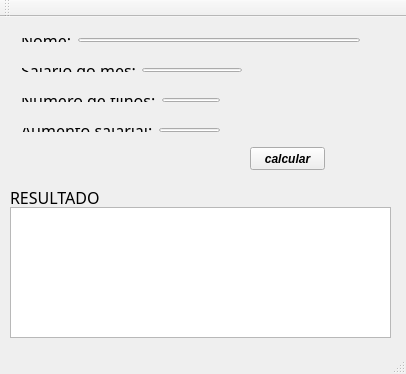
<?xml version="1.0" encoding="UTF-8"?>
<ui version="4.0">
 <class>MainWindow</class>
 <widget class="QMainWindow" name="MainWindow">
  <property name="geometry">
   <rect>
    <x>0</x>
    <y>0</y>
    <width>406</width>
    <height>374</height>
   </rect>
  </property>
  <property name="windowTitle">
   <string>PROJETO FUNCIONÁRIO</string>
  </property>
  <widget class="QWidget" name="centralWidget">
   <widget class="QLabel" name="label_5">
    <property name="geometry">
     <rect>
      <x>10</x>
      <y>170</y>
      <width>91</width>
      <height>21</height>
     </rect>
    </property>
    <property name="font">
     <font>
      <family>Indie Flower</family>
      <pointsize>12</pointsize>
     </font>
    </property>
    <property name="text">
     <string>RESULTADO</string>
    </property>
   </widget>
   <widget class="QTextEdit" name="textEditResultado">
    <property name="geometry">
     <rect>
      <x>10</x>
      <y>190</y>
      <width>381</width>
      <height>131</height>
     </rect>
    </property>
   </widget>
   <widget class="QPushButton" name="pushButton">
    <property name="geometry">
     <rect>
      <x>250</x>
      <y>130</y>
      <width>75</width>
      <height>23</height>
     </rect>
    </property>
    <property name="font">
     <font>
      <family>Arial</family>
      <pointsize>9</pointsize>
      <weight>75</weight>
      <italic>true</italic>
      <bold>true</bold>
     </font>
    </property>
    <property name="text">
     <string>calcular</string>
    </property>
   </widget>
   <widget class="QWidget" name="">
    <property name="geometry">
     <rect>
      <x>10</x>
      <y>10</y>
      <width>361</width>
      <height>26</height>
     </rect>
    </property>
    <layout class="QHBoxLayout" name="horizontalLayout">
     <item>
      <widget class="QLabel" name="label">
       <property name="font">
        <font>
         <family>Indie Flower</family>
         <pointsize>12</pointsize>
        </font>
       </property>
       <property name="text">
        <string>Nome:</string>
       </property>
      </widget>
     </item>
     <item>
      <widget class="QLineEdit" name="lineEditNome"/>
     </item>
    </layout>
   </widget>
   <widget class="QWidget" name="">
    <property name="geometry">
     <rect>
      <x>10</x>
      <y>40</y>
      <width>243</width>
      <height>26</height>
     </rect>
    </property>
    <layout class="QHBoxLayout" name="horizontalLayout_2">
     <item>
      <widget class="QLabel" name="label_2">
       <property name="font">
        <font>
         <family>Indie Flower</family>
         <pointsize>12</pointsize>
        </font>
       </property>
       <property name="text">
        <string>Salário do mês:</string>
       </property>
      </widget>
     </item>
     <item>
      <widget class="QLineEdit" name="lineEditSalario"/>
     </item>
    </layout>
   </widget>
   <widget class="QWidget" name="">
    <property name="geometry">
     <rect>
      <x>10</x>
      <y>70</y>
      <width>221</width>
      <height>26</height>
     </rect>
    </property>
    <layout class="QHBoxLayout" name="horizontalLayout_3">
     <item>
      <widget class="QLabel" name="label_3">
       <property name="font">
        <font>
         <family>Indie Flower</family>
         <pointsize>12</pointsize>
        </font>
       </property>
       <property name="text">
        <string>Número de filhos:</string>
       </property>
      </widget>
     </item>
     <item>
      <widget class="QLineEdit" name="lineEditfFilhos"/>
     </item>
    </layout>
   </widget>
   <widget class="QWidget" name="">
    <property name="geometry">
     <rect>
      <x>10</x>
      <y>100</y>
      <width>221</width>
      <height>26</height>
     </rect>
    </property>
    <layout class="QHBoxLayout" name="horizontalLayout_4">
     <item>
      <widget class="QLabel" name="label_4">
       <property name="font">
        <font>
         <family>Indie Flower</family>
         <pointsize>12</pointsize>
        </font>
       </property>
       <property name="text">
        <string>Aumento salarial:</string>
       </property>
      </widget>
     </item>
     <item>
      <widget class="QLineEdit" name="lineEditAumento"/>
     </item>
    </layout>
   </widget>
  </widget>
  <widget class="QMenuBar" name="menuBar">
   <property name="geometry">
    <rect>
     <x>0</x>
     <y>0</y>
     <width>406</width>
     <height>21</height>
    </rect>
   </property>
  </widget>
  <widget class="QToolBar" name="mainToolBar">
   <attribute name="toolBarArea">
    <enum>TopToolBarArea</enum>
   </attribute>
   <attribute name="toolBarBreak">
    <bool>false</bool>
   </attribute>
  </widget>
  <widget class="QStatusBar" name="statusBar"/>
 </widget>
 <layoutdefault spacing="6" margin="11"/>
 <resources/>
 <connections/>
</ui>
